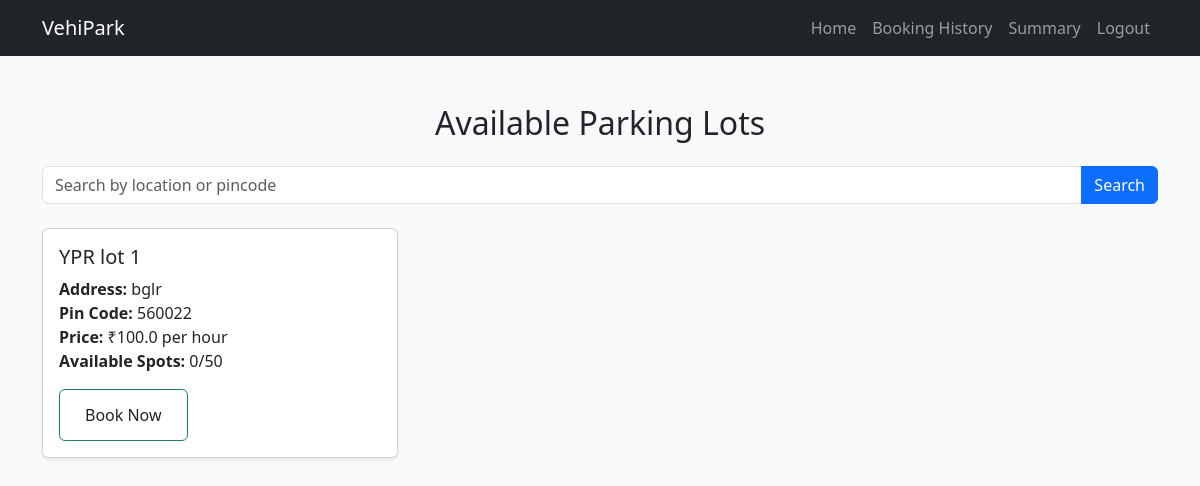
The app's page /user (signed in), older data.
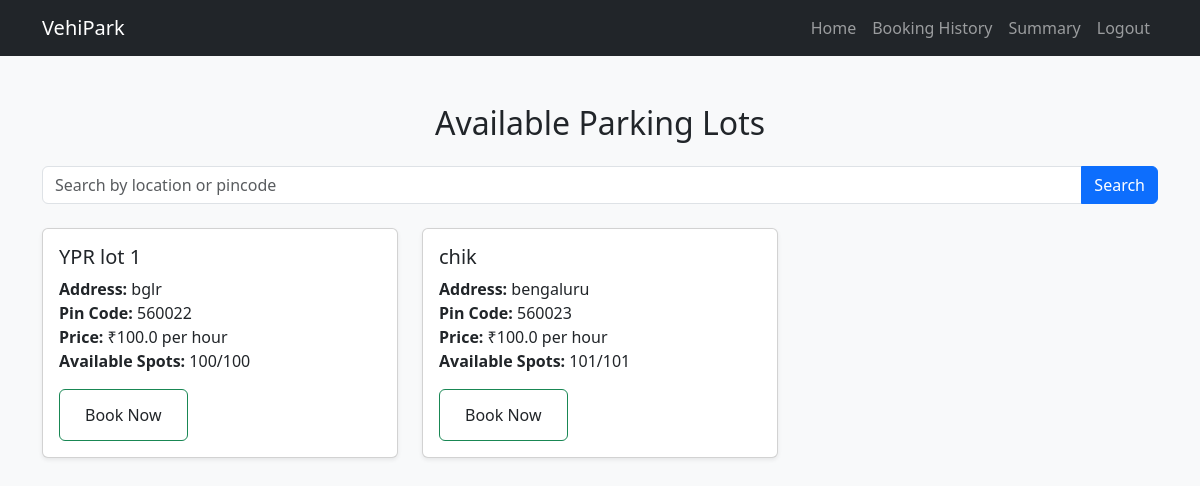
The same page, newer data.
### app.py (models this page shows)
class Parking(db.Model):
    __tablename__='parking'
    id=db.Column(db.Integer,primary_key=True)
    primary_location_name=db.Column(db.String(20),nullable=False)
    address=db.Column(db.String(20),nullable=False)
    pin_code=db.Column(db.String(20),nullable=False)
    price=db.Column(db.Float,nullable=False)
    number_of_spots = db.Column(db.Integer,nullable=False)
    spots=db.relationship('parkingSpot',back_populates='parking', cascade='all, delete-orphan')

### app.py (the view)
@app.route('/user',methods =['GET','POST'])
def user():
    if "username" not in session:
        return redirect(url_for('login'))
    query = request.args.get('query')
    if query:
        parkings = Parking.query.filter(
            (Parking.primary_location_name.ilike(f'%{query}%')) |
            (Parking.address.ilike(f'%{query}%')) |
            (Parking.pin_code.ilike(f'%{query}%'))
        ).all()
    else:
        parkings = Parking.query.all()
    available_counts={}
    for parking in parkings:
            available_counts[parking.id] = parkingSpot.query.filter_by(parking_id=parking.id, status='A').count()
    return render_template('user.html',parkings=parkings,available_counts=available_counts)

### templates/user.html (shortened to what this page needs)
{% extends "user_base.html" %}
{% block content %}
    <h2 class="mb-4 text-center">Available Parking Lots</h2>
    <form method="GET" action="{{ url_for('user') }}" class="mb-4">
        <div class="input-group">
            <input type="text" name="query" class="form-control" placeholder="Search by location or pincode" value="{{ request.args.get('query', '') }}">
            <button class="btn btn-primary" type="submit">Search</button>
        </div>
    </form>
    <div class="row">
        {% for lot in parkings %}
        <div class="col-md-4 mb-4">
            <div class="card h-100 shadow-sm">
                <div class="card-body">
                    <h5 class="card-title">{{ lot.primary_location_name }}</h5>
                    <p class="card-text">
                        <strong>Address:</strong> {{ lot.address }}<br>
                        <strong>Pin Code:</strong> {{ lot.pin_code }}<br>
                        <strong>Price:</strong> ₹{{ lot.price }} per hour<br>
                        <strong>Available Spots:</strong> {{ available_counts[lot.id] }}/{{ lot.number_of_spots }}
                    </p>
                   <button class="btn btn-outline-success"><a href="/booking/{{ lot.id }} "class=btn btn-success w-100>Book Now</a></button>
                </div>
            </div>
        </div>
        {% else %}
        <div class="col-12">
            <div class="alert alert-info text-center">No parking lots found.</div>
        </div>
        {% endfor %}
    </div>
{% endblock %}

Row changes from the older to the newer data that the page shows:
changed Parking "YPR lot 1": number_of_spots "0" → "100"; number_of_spots "50" → "100"
added Parking: primary_location_name "chik", address "bengaluru", pin_code "560023", price "100.0", number_of_spots "101"
